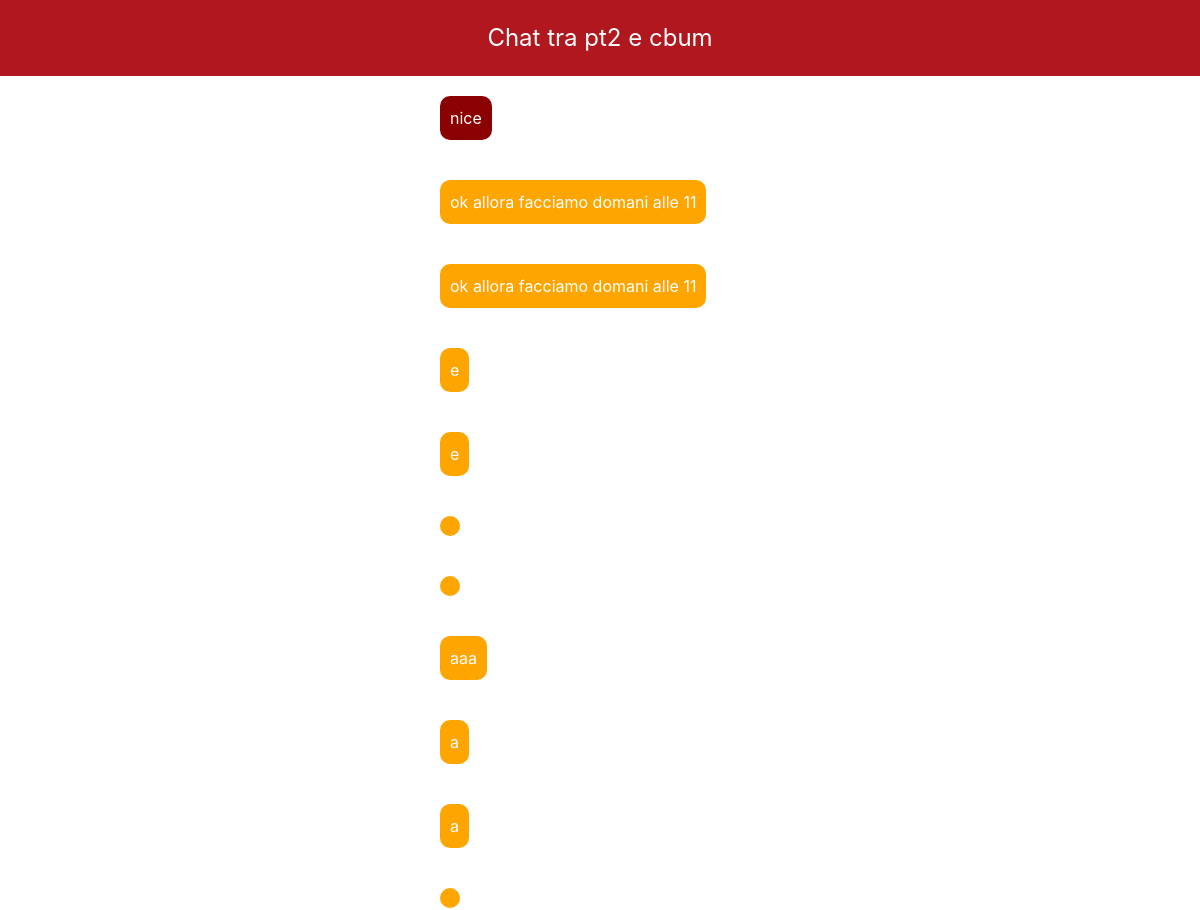
Page /chat/mostra_chat/3/2/ (upper part) on the earlier database version.
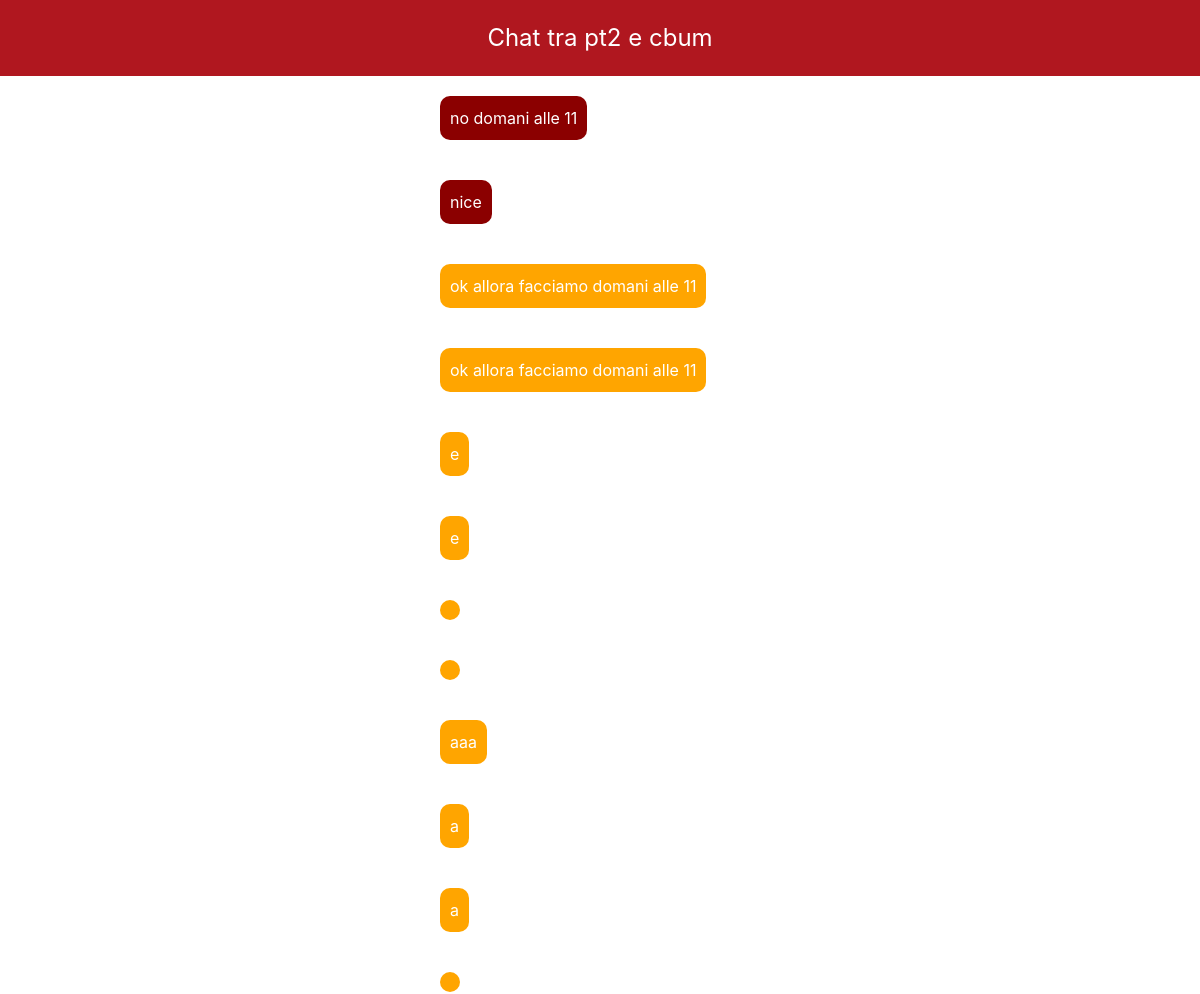
Same page on the later database version.
### Chat/models.py (models this page shows)
class Chat(models.Model):
    utente_1 = models.ForeignKey('Users.MyUser', on_delete=models.CASCADE, related_name="utente_1")
    utente_2 = models.ForeignKey('Users.MyUser', on_delete=models.CASCADE, related_name="utente_2")

class Messaggio(models.Model):
    chat = models.ForeignKey(Chat, on_delete=models.CASCADE)
    testo = models.CharField(max_length=500)
    letto = models.BooleanField(default=False)
    data = models.DateTimeField(auto_now_add=True)
    mittente = models.ForeignKey('Users.MyUser', on_delete=models.CASCADE)

### Users/models.py (models this page shows)
class MyUser(AbstractUser):
    sesso = models.CharField(max_length=10, choices=SESSO)
    peso = models.FloatField(blank=True, null=True)
    altezza = models.FloatField(blank=True, null=True)
    tipo_abbonamento = models.IntegerField(default=1)
    fine_abbonamento = models.DateField(blank=True, null=True)
    immagine_profilo = models.ImageField(upload_to="fotouser/", blank=True)
    obiettivo = models.CharField(max_length=400, blank=True, null=True)

### Chat/views.py (the view, shortened to what this page needs)
# urls.py: path("mostra_chat/<int:u1_pk>/<int:u2_pk>/", chat_utenti, name="mostra_chat"),
def chat_utenti(request, u1_pk, u2_pk):
    chat = Chat.objects.filter(utente_1=u1_pk).filter(utente_2=u2_pk).first()
    messaggi = Messaggio.objects.filter(chat=chat).order_by("-data")
    ctx = {"chat": chat, "messaggi": messaggi}
    return render(request, template_name="Chat/mostra_chat.html", context=ctx)

### Chat/templates/Chat/mostra_chat.html (shortened to what this page needs)
{% extends 'base.html' %}
{% load crispy_forms_filters %}
{% load crispy_forms_tags %}
{% block content %}
    <div class="text_red"> Chat tra {{ chat.utente_1.username }} e  {{ chat.utente_2.username }}</div>
        {% if messaggi %}
            <div style="text-align: center">
                {% for messaggio in messaggi %}
                    <div class="chat-container">
                        {% if messaggio.mittente == chat.utente_1 %}
                            <div class="messaggio-inviato"> {{ messaggio.testo }} </div>
                        {% else %}
                            <div class="messaggio-ricevuto"> {{ messaggio.testo }} </div>
                        {% endif %}
                    </div>
                    {% endfor %}
            </div>
        {% else %}
            <br>
            <div class="messaggio-per-utente"> Non ci sono ancora messaggi in questa chat</div>
        {% endif %}
{% endblock %}

### templates/base.html (shortened to what this page needs)
<!DOCTYPE html>
{% load static %}
<html lang="en">
<head>
    {% load static %}
    <link rel="stylesheet" href="https://cdn.jsdelivr.net/npm/bootstrap@4.6.2/dist/css/bootstrap.min.css">
    <link rel="stylesheet" type="text/css" href="{% static 'style/style.css' %}">
    <link rel="stylesheet" type="text/css" href="/static/style/style.css">
</head>
<body>
    {% block content %}
    {% endblock %}
</body>
</html>

### static/style/style.css (style rules this page uses)
.text_red { background-color: #B0171F; padding: 20px; color: white; font-size: 24px; text-align: center; }
.messaggio-inviato { background-color: orange; color: white; padding: 10px; border-radius: 10px; margin: 0px ; text-align: right; float: right; }
.messaggio-ricevuto { background-color: #8B0000; color: white; padding: 10px; border-radius: 10px; margin: 0px; text-align: left; float: left; }
.chat-container { width: 30%; margin: auto; padding: 20px; overflow: auto; display: flex; }

Differences in the rows shown:
added Messaggio: testo "no domani alle 11"
